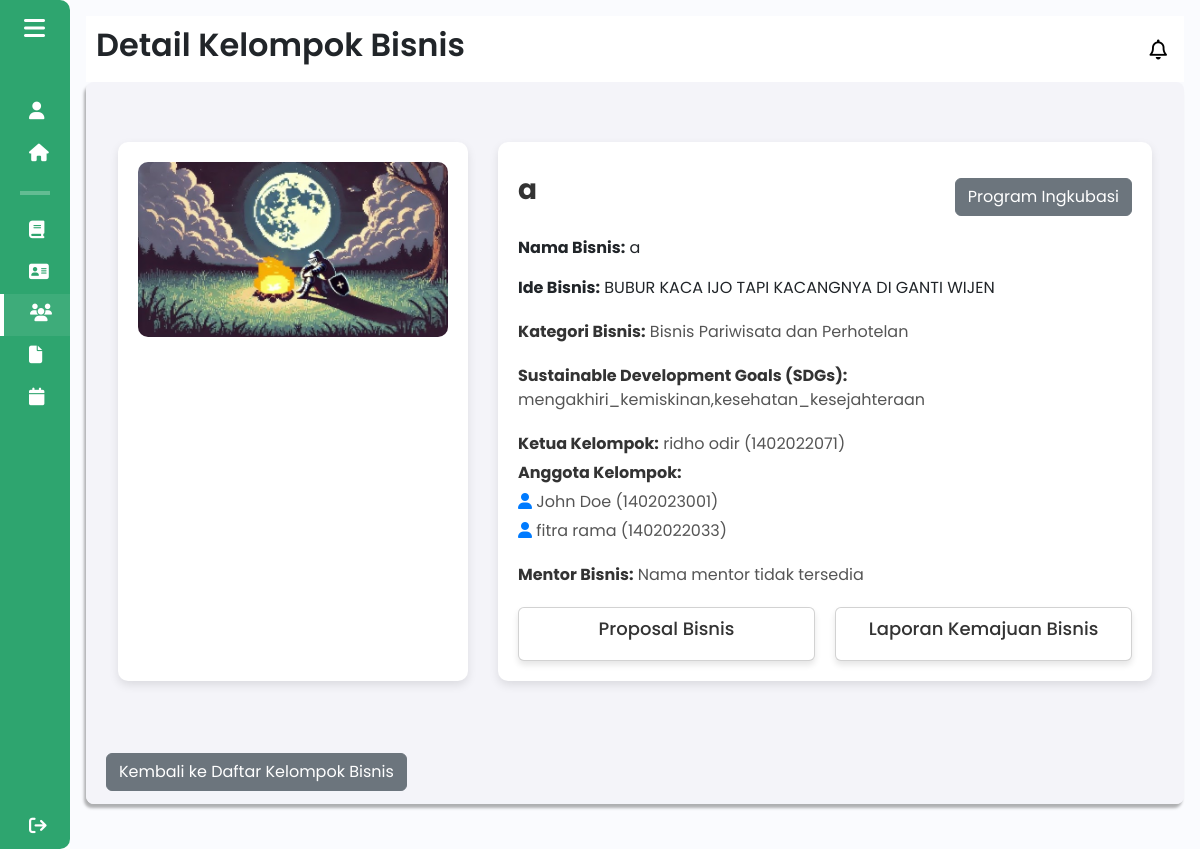
The app's page /components/pages/admin/detail_kelompok.php?id_kelompok=20 (signed in), older data.
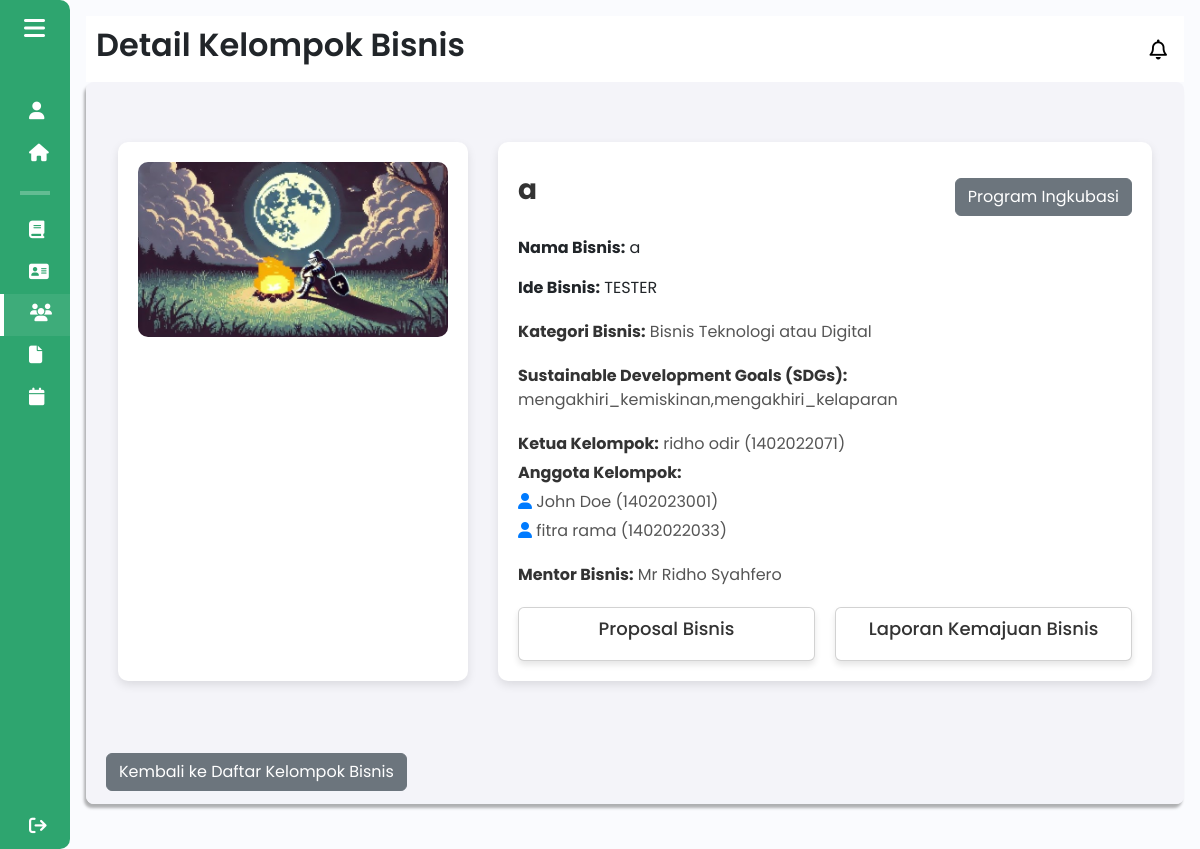
The same page, newer data.
### tables this page shows
CREATE TABLE `kelompok_bisnis` (
  `id_kelompok` int(11) NOT NULL,
  `npm_ketua` varchar(20) DEFAULT NULL,
  `nama_kelompok` varchar(50) DEFAULT NULL,
  `nama_bisnis` varchar(50) DEFAULT NULL,
  `logo_bisnis` varchar(255) DEFAULT NULL,
  `tahun_akademik_id` int(11) DEFAULT NULL,
  `kategori_bisnis` varchar(255) DEFAULT NULL,
  `sdg` varchar(255) DEFAULT NULL,
  `ide_bisnis` varchar(255) DEFAULT NULL,
  `id_mentor` int(11) DEFAULT NULL
);

CREATE TABLE `mahasiswa` (
  `id` int(11) NOT NULL,
  `user_id` int(11) NOT NULL,
  `nama` varchar(100) NOT NULL,
  `npm` varchar(15) NOT NULL,
  `program_studi` varchar(100) NOT NULL,
  `tahun_ajaran` varchar(100) NOT NULL,
  `email` varchar(100) DEFAULT NULL,
  `contact` varchar(15) DEFAULT NULL,
  `fakultas` varchar(100) DEFAULT NULL,
  `id_kelompok` int(11) DEFAULT NULL,
  `alamat` varchar(255) DEFAULT NULL
);

CREATE TABLE `mentor` (
  `id` int(11) NOT NULL,
  `user_id` int(11) NOT NULL,
  `nama` varchar(100) NOT NULL,
  `nidn` varchar(15) NOT NULL,
  `email` varchar(100) DEFAULT NULL,
  `contact` varchar(15) DEFAULT NULL,
  `keahlian` varchar(100) DEFAULT NULL,
  `fakultas` varchar(100) DEFAULT NULL,
  `prodi` varchar(100) DEFAULT NULL,
  `foto_profile` varchar(255) DEFAULT NULL
);

### components/pages/admin/detail_kelompok.php (the view, shortened to what this page needs)
<?php
include $_SERVER['DOCUMENT_ROOT'] . '/Aplikasi-Kewirausahaan/config/db_connection.php';
$id_kelompok = isset($_GET['id_kelompok']) ? $_GET['id_kelompok'] : null;
if ($id_kelompok) {
    $sql = "SELECT * FROM kelompok_bisnis WHERE id_kelompok = $id_kelompok";
    $result = $conn->query($sql);
    $kelompok = $result->fetch_assoc();
    $ketuaQuery = "SELECT nama FROM mahasiswa WHERE npm = '" . $kelompok['npm_ketua'] . "' LIMIT 1";
    $ketuaResult = $conn->query($ketuaQuery);
    $ketua = $ketuaResult->fetch_assoc();
    $anggotaSql = "SELECT m.nama, m.npm
                   FROM anggota_kelompok ak
                   JOIN mahasiswa m ON ak.npm_anggota = m.npm
                   WHERE ak.id_kelompok = $id_kelompok";
    $anggotaResult = $conn->query($anggotaSql);
} else {
    echo "Kelompok bisnis tidak ditemukan.";
    exit;
}
$mentorQuery = "
    SELECT m.nama AS nama_mentor
    FROM mentor m
    WHERE m.id = '" . $kelompok['id_mentor'] . "' LIMIT 1";
$mentorResult = mysqli_query($conn, $mentorQuery);
$mentor = mysqli_fetch_assoc($mentorResult);
$namaMentor = $mentor['nama_mentor'] ?? 'Nama mentor tidak tersedia';
?>
<!DOCTYPE html>
<html lang="en">
<head>
    <link href="https://cdn.lineicons.com/4.0/lineicons.css" rel="stylesheet" />
    <link href="https://cdn.jsdelivr.net/npm/bootstrap@5.3.0-alpha3/dist/css/bootstrap.min.css" rel="stylesheet"
>
    <link rel="stylesheet" href="/Aplikasi-Kewirausahaan/assets/css/detail_kelompok.css">
</head>
<body>
    <div class="wrapper">
        <?php
        $activePage = 'daftar_kelompok_bisnis_admin';
        include 'sidebar_admin.php';
        ?>
        <div class="main p-3">
            <div class="main_header">
                <?php
                    $pageTitle = "Detail Kelompok Bisnis";
                    include 'header_admin.php';
                ?>
            </div>
            <div class="main_wrapper">
            <?php if ($kelompok) { ?>
                <div class="container">
                    <div class="left">
                        <?php if (!empty($kelompok['logo_bisnis'])) { ?>
                            <img alt="Logo Bisnis" src="/Aplikasi-Kewirausahaan/components/pages/mahasiswa/logos/<?php echo htmlspecialchars($kelompok['logo_bisnis']); ?>" />
                        <?php } else { ?>
                            <p><em>Logo bisnis belum diunggah</em></p>
                        <?php } ?>
                    </div>
                    <div class="right">
                        <div class="title-edit">
                            <h1 id="nama-kelompok-text"><?php echo htmlspecialchars($kelompok['nama_kelompok']); ?></h1>
                            <button type="button" class="btn btn-secondary mt-3" data-bs-toggle="modal" data-bs-target="#recommendationModal">
                                Program Ingkubasi
                            </button>
                        </div>
                        <div class="Nama_bisnis">
                            <p><strong>Nama Bisnis:</strong> <?php echo htmlspecialchars($kelompok['nama_bisnis'] ?? '--'); ?></p>
                        </div>
                        <div class="ide_bisnis">
                            <p><strong>Ide Bisnis:</strong> <?php echo htmlspecialchars($kelompok['ide_bisnis'] ?? '--'); ?></p>
                        </div>
                        <div class="category">
                            <p><strong>Kategori Bisnis:</strong> <?php echo htmlspecialchars($kelompok['kategori_bisnis'] ?? '--'); ?></p>
                        </div>
                        <div class="sdg">
                            <p><strong>Sustainable Development Goals (SDGs):</strong> <?php echo htmlspecialchars($kelompok['sdg'] ?? '--'); ?></p>
                        </div>
                        <div class="bottom">
                            <div class="members">
                                <p><strong>Ketua Kelompok:</strong>
                                    <?php echo htmlspecialchars($ketua['nama']) . ' (' . htmlspecialchars($kelompok['npm_ketua']) . ')'; ?>
                                </p>
                                <p><strong>Anggota Kelompok:</strong></p>
                                <?php while ($anggota = $anggotaResult->fetch_assoc()) { ?>
                                    <p><i class="fas fa-user"></i> <?php echo htmlspecialchars($anggota['nama']) . " (" . htmlspecialchars($anggota['npm']) . ")"; ?></p>
                                <?php } ?>
                            </div>
                            <div class="tutor">
                                <p><strong>Mentor Bisnis:</strong> <?php echo htmlspecialchars($namaMentor); ?></p>
                            </div>
                        </div>
                        <div class="cards-container">
                            <div class="card" onclick="window.location.href='proposal_bisnis_admin.php?id_kelompok=<?php echo $id_kelompok; ?>'" title="Lihat Proposal Bisnis Kelompok Disini">
                                <h5>Proposal Bisnis</h5>
                            </div>
                            <div class="card" onclick="window.location.href='laporan_bisnis_admin.php?id_kelompok=<?php echo $id_kelompok; ?>'" title="Laporan Kemajuan Bisnis Kelompok Disini">
                                <h5>Laporan Kemajuan Bisnis</h5>
                            </div>
                        </div>
                    </div>
                </div>
            <?php } else { ?>
                <p>Data kelompok tidak ditemukan.</p>
            <?php } ?>
                <div class="mt-3">
                    <a href="daftar_kelompok_bisnis_admin.php" class="btn btn-secondary mt-3">Kembali ke Daftar Kelompok Bisnis</a>
                </div>
            </div>
        </div>
    </div>
</body>
</html>

### components/pages/admin/sidebar_admin.php (shortened to what this page needs)
<!DOCTYPE html>
<html lang="en">
<head>
    <link href="https://cdn.lineicons.com/4.0/lineicons.css" rel="stylesheet" />
    <link href="https://cdn.jsdelivr.net/npm/bootstrap@5.3.0-alpha3/dist/css/bootstrap.min.css" rel="stylesheet"
>
    <link rel="stylesheet" href="/Aplikasi-Kewirausahaan/assets/css/sidebar.css">
</head>
<body>
    <div class="wrapper">
        <aside id="sidebar">
            <div class="d-flex">
                <button class="toggle-btn" type="button">
                    <i class="fa-solid fa-bars"></i>
                </button>
            </div>
            <ul class="sidebar-nav">
                <li class="sidebar-item <?php echo ($activePage == 'profil') ? 'active' : ''; ?>">
                    <a href="profil_admin.php" class="sidebar-link">
                        <i class="fa-solid fa-user"></i>
                    </a>
                </li>
                <li class="sidebar-item <?php echo ($activePage == 'pageadmin') ? 'active' : ''; ?>">
                    <a href="pageadmin.php" class="sidebar-link">
                        <i class="fa-solid fa-house"></i>
                    </a>
                </li>
                <hr>
                <li class="sidebar-item <?php echo ($activePage == 'materikewirausahaan_admin') ? 'active' : ''; ?>">
                    <a href="materikewirausahaan_admin.php" class="sidebar-link">
                        <i class="fa-solid fa-book"></i>
                    </a>
                </li>
                <li class="sidebar-item <?php echo ($activePage == 'daftar_mentor_admin') ? 'active' : ''; ?>">
                    <a href="daftar_mentor_admin.php" class="sidebar-link">
                    <i class="fa-solid fa-address-card"></i>
                    </a>
                </li>
                <li class="sidebar-item <?php echo ($activePage == 'daftar_kelompok_bisnis_admin') ? 'active' : ''; ?>">
                    <a href="daftar_kelompok_bisnis_admin.php" class="sidebar-link">
                        <i class="fa-solid fa-users"></i>
                    </a>
                </li>
                <li class="sidebar-item <?php echo ($activePage == 'daftar_penuh_proposal') ? 'active' : ''; ?>">
                    <a href="daftar_penuh_proposal.php" class="sidebar-link">
                        <i class="fa-solid fa-file"></i>
                    </a>
                </li>
                <li class="sidebar-item <?php echo ($activePage == 'tahun_akademik') ? 'active' : ''; ?>">
                    <a href="tahun_akademik.php" class="sidebar-link">
                        <i class="fa-solid fa-calendar"></i>
                    </a>
                </li>
                <li class="sidebar-item sign-out">
                    <a href="/Aplikasi-Kewirausahaan/components/pages/startdashboard/dashboardawal.php" class="sidebar-link">
                        <i class="fa-solid fa-sign-out"></i>
                    </a>
                </li>
            </ul>
        </aside>
    </div>
</body>
</html>

### components/pages/admin/header_admin.php (shortened to what this page needs)
<!DOCTYPE html>
<html lang="en">
<head>
    <link href="https://cdn.lineicons.com/4.0/lineicons.css" rel="stylesheet" />
    <link href="https://cdn.jsdelivr.net/npm/bootstrap@5.3.0-alpha3/dist/css/bootstrap.min.css" rel="stylesheet"
>
    <link rel="stylesheet" href="/Aplikasi-Kewirausahaan/assets/css/header.css">
</head>
<body>
    <div class="wrapper">
        <div class="main_header">
            <h1 class="halaman"><?php echo $pageTitle ?? 'Halaman'; ?></h1>
            <a href="javascript:void(0)" class="notification" id="notificationButton">
                <i class="fa-regular fa-bell"></i>
            </a>
        </div>
    </div>
</body>
</html>

### assets/css/detail_kelompok.css (style rules this page uses)
body { font-family: "Arial", sans-serif; background-color: #f4f7fb; }
.container { display: flex; flex-direction: row; gap: 30px; padding: 40px; justify-content: center; }
.left { width: 350px; background-color: #fff; border-radius: 10px; box-shadow: 0 4px 10px rgba(0, 0, 0, 0.1); padding: 20px; text-align: center; }
.left img { width: 100%; height: auto; border-radius: 10px; }
.right { flex: 1; background-color: #fff; border-radius: 10px; box-shadow: 0 4px 10px rgba(0, 0, 0, 0.1); padding: 20px; }
.title-edit { display: flex; justify-content: space-between; align-items: center; margin-bottom: 20px; }
.title-edit h1 { margin: 0; font-size: 28px; font-weight: bold; color: #333; }
.category, .sdg, .members, .tutor { margin-top: 20px; }
.category p, .sdg p, .members p, .tutor p { font-size: 16px; color: #555; }
.category strong, .sdg strong, .members strong, .tutor strong { font-weight: bold; color: #333; }
.members p, .tutor p { font-size: 16px; color: #333; margin-bottom: 5px; }
.members p i, .tutor p i { color: #007bff; }
.bottom { margin-top: 20px; }
.bottom p { font-size: 16px; color: #555; }
.bottom p strong { font-weight: bold; color: #333; }
.cards-container { display: flex; gap: 20px; justify-content: center; margin-top: 20px; }
.card { flex: 1; padding: 10px; border: 1px solid #ddd; border-radius: 10px; box-shadow: 0 4px 6px rgba(0, 0, 0, 0.1); text-align: center; background-color: #fff; cursor: pointer; transition: transform 0.2s, box-shadow 0.2s; }
.card h5 { margin-bottom: 10px; font-size: 18px; color: #333; }

### assets/css/sidebar.css (style rules this page uses)
a { text-decoration: none; }
li { list-style: none; }
h1 { font-weight: 600; font-size: 1.5rem; }
body { font-family: "Poppins", sans-serif; }
.wrapper { display: flex; }
.main { min-height: 100vh; width: 100%; overflow: hidden; transition: all 0.35s ease-in-out; background-color: #fafbfe; }
#sidebar { width: 70px; min-width: 70px; z-index: 1000; transition: all 0.25s ease-in-out; background-color: #2ea56f; display: flex; flex-direction: column; border-top-right-radius: 10px; border-bottom-right-radius: 10px; }
.toggle-btn, .toggle-btn2 { background-color: transparent; cursor: pointer; border: 0; padding: 1rem 1.5rem; }
.toggle-btn i, .toggle-btn2 i { font-size: 1.5rem; color: #fff; }
.sidebar-nav { padding: 2rem 0; flex: 1 1 auto; }
a.sidebar-link { padding: 0.625rem 1.625rem; color: #fff; display: block; font-size: 0.9rem; white-space: nowrap; border-left: 3px solid transparent; }
.sidebar-link i { font-size: 1.1rem; margin-right: 0.75rem; }
.sidebar-item.active a { background-color: rgba(255, 255, 255, 0.075); border-left: 4px solid white; }
.sidebar-item { position: relative; }
.sign-out { position: fixed; bottom: 0; left: 0; }
.sidebar-nav hr { border: 2px solid white; margin-right: 20px; margin-left: 20px; }
.main_wrapper { width: 100%; height: 85vh; background-color: #f4f4f9; box-shadow: -2px 4px 3px rgba(0, 0, 0, 0.3); margin: 0; padding: 20px; overflow-y: auto; border-radius: 8px; }

### assets/css/header.css (style rules this page uses)
a { text-decoration: none; }
li { list-style: none; }
h1 { font-weight: 600; font-size: 1.5rem; }
body { font-family: "Poppins", sans-serif; }
.main_header { display: flex; justify-content: space-between; align-items: center; padding: 5px; background-color: #fff; min-height: 50px; }
.main_header h1 { font-size: xx-large; }
.notification { position: fixed; top: 10px; right: 10px; text-decoration: none; color: #000000; margin-top: 30px; margin-right: 15px; border-radius: 5px; font-size: 16px; display: flex; align-items: center; }
.notification i { margin-right: 8px; font-size: 20px; }

Row changes from the older to the newer data that the page shows:
changed kelompok_bisnis: ide_bisnis "BUBUR KACA IJO TAPI KACANGNYA DI GANTI WIJEN" → "TESTER"; kategori_bisnis "Bisnis Pariwisata dan Perhotelan" → "Bisnis Teknologi atau Digital"; sdg "mengakhiri_kemiskinan,kesehatan_kesejahteraan" → "mengakhiri_kemiskinan,mengakhiri_kelaparan"
now on this page (row edited): mentor: nama "Mr Ridho Syahfero"
Text that changed along with them:
$namaMentor: "Nama mentor tidak tersedia" → (not shown)
